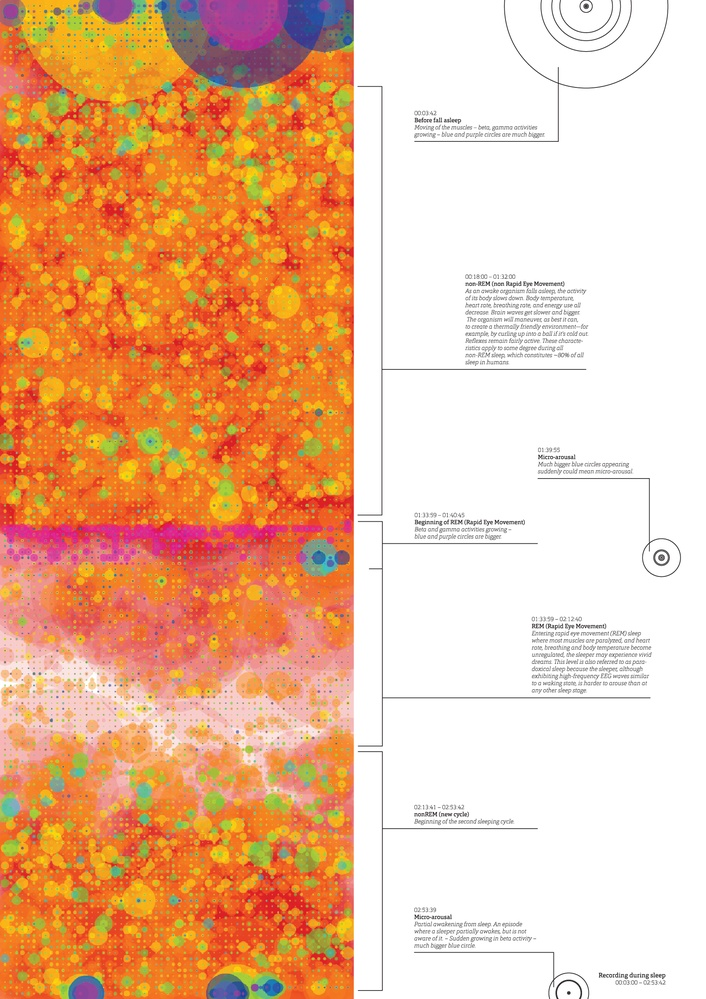
#> input picture inspo/measurement_large.jpg, 706 x 999 px, shrunk from 1754 x 2480 before the run, found by its file name
$ python _bounds.py ../../inspo/measurement_large.jpg
#> lines starting #> are read from the running program, lines starting #| are printed output that depends on the picture; after the words box and inside, x2 and y2 are one past the last pixel; in counts of white or black regions, pixels touching at a corner belong together

import numpy as np, json, sys
from PIL import Image
B=sys.argv[1]
im=np.asarray(Image.open(B+'/inspo/measurement_large.jpg').convert('RGB')).astype(int)
sat=(im.max(2)-im.min(2))>60
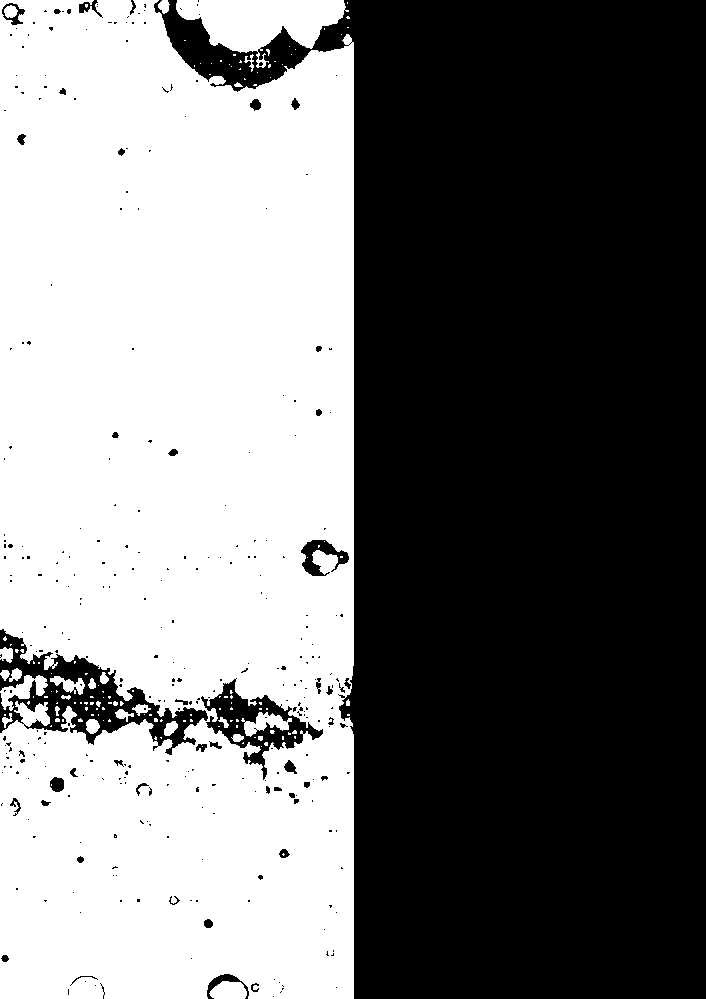
#> sat: shape (999, 706) bool; 47% white; 136 white regions (108 under 20 px), largest, box (x1, y1, x2, y2) and area: (0, 0, 354, 999) 320686, (176, 0, 349, 68) 6263, (0, 675, 48, 711) 720
cols=np.where(sat.mean(0)>0.5)[0]; rows=np.where(sat[:, cols.min():cols.max()].mean(1)>0.5)[0]
#> after `cols = np.where(sat.mean(0) > 0.5)[0]`: cols = 354 values from 0 to 353
#> after `rows = np.where(sat[:, cols.min():cols.max()].mean(1) > 0.5)[0]`: rows = 978 values from 0 to 998
print('field x',cols.min(),cols.max(),'y',rows.min(),rows.max())
#| field x 0 353 y 0 998
x0,x1,y0,y1=cols.min(),cols.max()+1,rows.min(),rows.max()+1
#> x0 = 0; x1 = 354; y0 = 0; y1 = 999
t=Image.open(B+'/inspo/measurement_large.jpg').convert('RGB').crop((x0,y0,x1,y1)); t.save(B+'/loop/target_field.png'); print(t.size)
#> after `t = Image.open(B + '/inspo/measurement_large.jpg').convert('RGB').crop`:
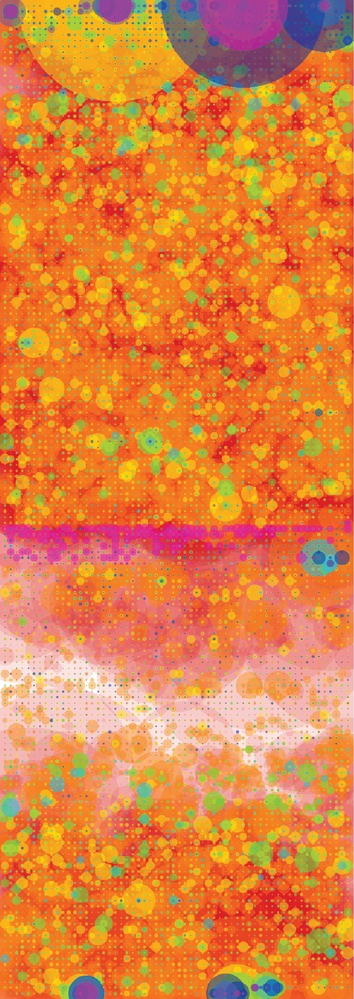
#> t: PIL image 354x999 RGB; mean R, G, B 223.9, 130.5, 64.9
#| (354, 999)

$ run again, with inspo/measurement.jpg copied over inspo/measurement_large.jpg
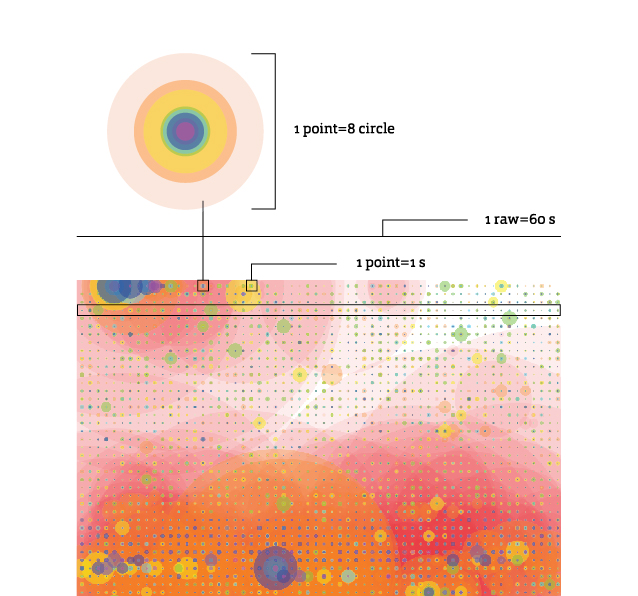
#> input picture inspo/measurement.jpg, 638 x 596 px, found by its file name
#> `sat=(im.max(2)-im.min(2))>60`:
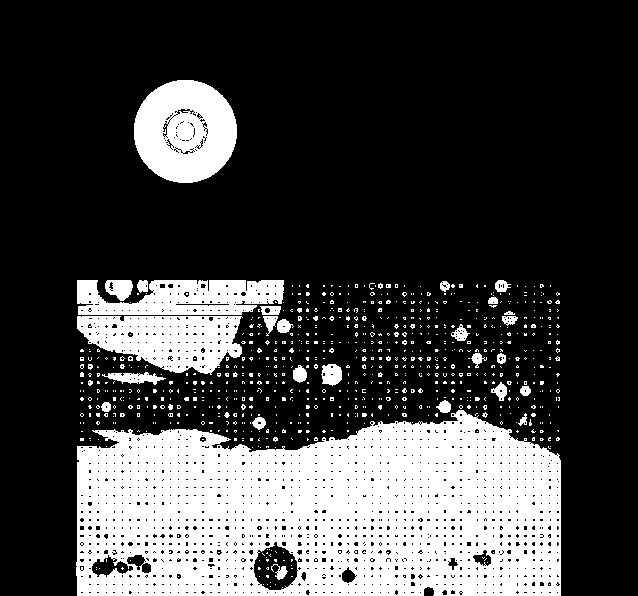
#> sat: shape (596, 638) bool; 26.1% white; 770 white regions (738 under 20 px), largest, box (x1, y1, x2, y2) and area: (76, 410, 561, 596) 71659, (134, 80, 237, 183) 8077, (77, 316, 243, 375) 6625
#> cols = 74 values from 145 to 223
#> rows = 348 values from 84 to 595
#| field x 145 223 y 84 595
#> x0 = 145; x1 = 224; y0 = 84; y1 = 596
#> `t = Image.open(B + '/inspo/measurement_large.jpg').convert('RGB').crop`:
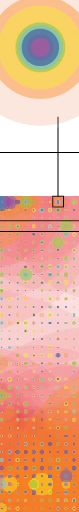
#> t: PIL image 79x512 RGB; mean R, G, B 233.7, 179.5, 148.8
#| (79, 512)
